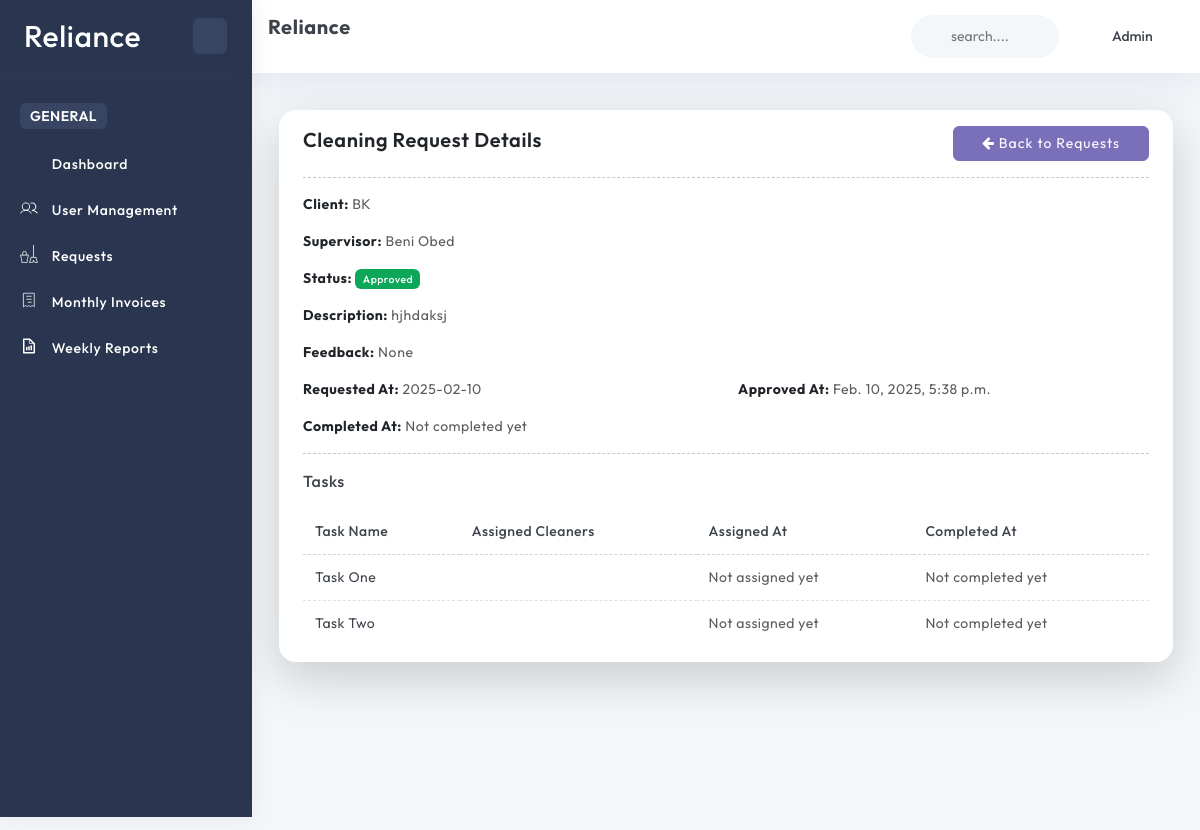
The page /cleanup-request/3/ (signed in) on the database as committed earlier.
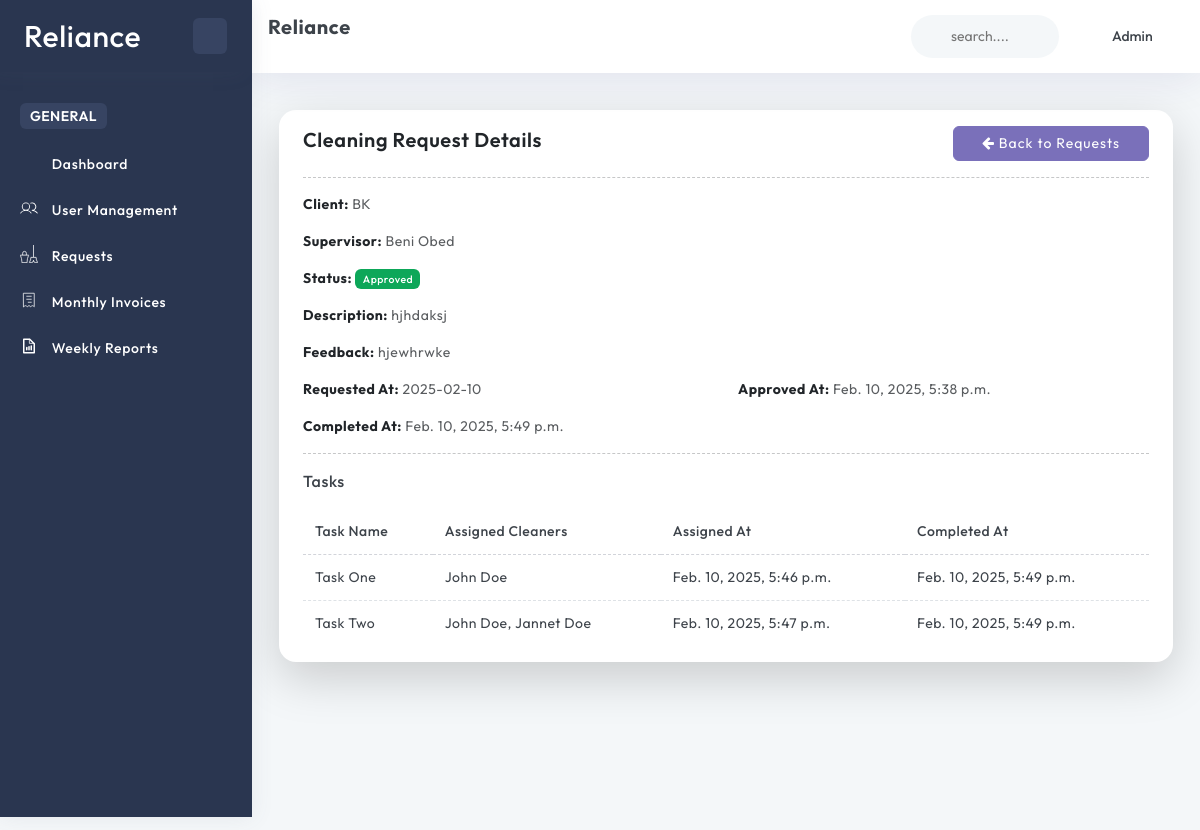
The same page on the database as committed later.
### account/models.py (models this page shows, shortened)
class User(AbstractBaseUser, PermissionsMixin):
    ROLE_CHOICES = (
        ('Admin', 'Admin'),
        ('Client', 'Client'),
        ('Supervisor', 'Supervisor'),
        ('Cleaner', 'Cleaner'),
    )
    GENDER_CHOICES = (
        ('Male', 'Male'),
        ('Female', 'Female'),
    )
    name = models.CharField(max_length=255)
    role = models.CharField(max_length=30, choices=ROLE_CHOICES)
    email = models.EmailField(unique=True, null=True, blank=True)
    phone_number = models.CharField(max_length=15, unique=True, null=True, blank=True)
    nid = models.CharField(max_length=15, unique=True, null=True, blank=True)
    dob = models.DateField(null=True, blank=True)
    profession = models.CharField(max_length=15, null=True, blank=True)
    image = ProcessedImageField(
        upload_to=user_image_path,
        processors=[ResizeToFill(720, 720)],
        format='JPEG',
        options={'quality': 90},
        null=True,
        blank=True,
    )
    gender = models.CharField(max_length=6, choices=GENDER_CHOICES, null=True, blank=True)
    slug = models.SlugField(unique=True, max_length=255, null=True, blank=True)
    address = models.TextField(null=True, blank=True)
    added_by = models.ForeignKey('self', on_delete=models.CASCADE, null=True, blank=True, related_name='added_users')
    is_active = models.BooleanField(default=True)
    is_staff = models.BooleanField(default=False)
    created_at = models.DateTimeField(default=timezone.now)
    updated_at = models.DateTimeField(auto_now=True)
    objects = CustomUserManager()
    USERNAME_FIELD = 'email'
    REQUIRED_FIELDS = ['name', 'role']

### home/models.py (models this page shows, shortened)
class CleanupRequest(models.Model):
    STATUS_CHOICES = [
        ('Pending', 'Pending'),
        ('Approved', 'Approved'),
        ('Rejected', 'Rejected'),
    ]
    client = models.ForeignKey(User, on_delete=models.CASCADE, related_name='cleanup_requests')
    supervisor = models.ForeignKey(User, on_delete=models.SET_NULL, null=True, blank=True, related_name='assigned_cleanup_requests')
    status = models.CharField(max_length=10, choices=STATUS_CHOICES, default='Pending')
    description = models.TextField()
    requested_at = models.CharField(max_length=40, null=True, blank=True)
    approved_at = models.DateTimeField(null=True, blank=True)
    completed_at = models.DateTimeField(null=True, blank=True)
    invoice = models.FileField(upload_to='invoices/', null=True, blank=True)
    feedback = models.TextField(null=True, blank=True)
    supervisor_report = models.FileField(upload_to='reports/', null=True, blank=True)
    added_by = models.ForeignKey(User, on_delete=models.CASCADE, related_name='requests_added', null=True, blank=True)
    modified_by = models.ForeignKey(User, on_delete=models.CASCADE, related_name='requests_modified', null=True, blank=True)
    delete_status = models.BooleanField(default=False)
    created_at = models.DateTimeField(default=timezone.now)
    updated_at = models.DateTimeField(auto_now=True)

class Task(models.Model):
    cleanup_request = models.ForeignKey(CleanupRequest, on_delete=models.CASCADE, related_name='tasks')
    name = models.CharField(max_length=255, null=True, blank=True)
    cleaners = models.ManyToManyField(User, related_name='tasks_assigned', blank=True)
    assigned_at = models.DateTimeField(null=True, blank=True)
    completed_at = models.DateTimeField(null=True, blank=True)
    added_by = models.ForeignKey(User, on_delete=models.CASCADE, related_name='tasks_added', null=True, blank=True)
    modified_by = models.ForeignKey(User, on_delete=models.CASCADE, related_name='tasks_modified', null=True, blank=True)
    delete_status = models.BooleanField(default=False)
    created_at = models.DateTimeField(default=timezone.now)
    updated_at = models.DateTimeField(auto_now=True)

### home/views.py (the view)
# urls.py: path('cleanup-request/<int:cleanup_request_id>/', viewCleanupRequest, name='viewCleanupRequest'),
@login_required
def viewCleanupRequest(request, cleanup_request_id):
    try:
        cleanupRequest = CleanupRequest.objects.select_related('client', 'supervisor').prefetch_related('tasks').get(id=cleanup_request_id, delete_status=False)
    except CleanupRequest.DoesNotExist:
        messages.error(request, "Cleanup request not found.")
        return redirect('cleanup:getCleanupRequests')
    if request.user.role == 'Client' and cleanupRequest.client != request.user:
        messages.error(request, "You are not authorized to view this cleanup request.")
        return redirect('base:dashboard')
    context = {
        'cleanupRequest': cleanupRequest,
        'tasks': cleanupRequest.tasks.all(),
        'logged_in_user': request.user
    }
    return render(request, 'cleanuprequest/show.html', context)

### templates/cleanuprequest/show.html (shortened to what this page needs)
{% extends 'layouts/app.html' %}
{% block content %}
<div class="container-fluid">
    <div class="row">
        <div class="col-sm-12">
            <div class="card shadow-lg mb-4">
                <div class="card-body">
                    <div class="d-flex justify-content-between align-items-center">
                        <h4 class="card-title">Cleaning Request Details</h4>
                        <a class="btn btn-primary" href="{% url 'base:getCleanupRequests' %}">
                            <i class="fa fa-arrow-left"></i> Back to Requests
                        </a>
                    </div>
                    <hr>
                    <div class="mb-3">
                        <strong>Client:</strong> <span class="text-muted">{{ cleanupRequest.client.name }}</span>
                    </div>
                    <div class="mb-3">
                        <strong>Supervisor:</strong>
                        {% if cleanupRequest.supervisor %}
                            <span class="text-muted">{{ cleanupRequest.supervisor.name }}</span>
                        {% else %}
                            <span class="text-muted text-danger">Not assigned yet</span>
                        {% endif %}
                    </div>
                    <div class="mb-3">
                        <strong>Status:</strong>
                        <span class="badge {% if cleanupRequest.status == 'Approved' %}bg-success{% elif cleanupRequest.status == 'Rejected' %}bg-danger{% else %}bg-warning{% endif %}">
                            {{ cleanupRequest.get_status_display }}
                        </span>
                    </div>
                    <div class="mb-3">
                        <strong>Description:</strong>
                        <p class="text-muted">{{ cleanupRequest.description }}</p>
                    </div>
                    <div class="mb-3">
                        <strong>Feedback:</strong>
                        <p class="text-muted">{{ cleanupRequest.feedback }}</p>
                    </div>
                    <div class="mb-3 row">
                        <div class="col-md-6">
                            <strong>Requested At:</strong>
                            <span class="text-muted">{{ cleanupRequest.requested_at }}</span>
                        </div>
                        <div class="col-md-6">
                            <strong>Approved At:</strong>
                            {% if cleanupRequest.approved_at %}
                                <span class="text-muted">{{ cleanupRequest.approved_at }}</span>
                            {% else %}
                                <span class="text-muted text-danger">Not approved yet</span>
                            {% endif %}
                        </div>
                    </div>
                    <div class="mb-3 row">
                        <div class="col-md-6">
                            <strong>Completed At:</strong>
                            {% if cleanupRequest.completed_at %}
                                <span class="text-muted">{{ cleanupRequest.completed_at }}</span>
                            {% else %}
                                <span class="text-muted text-danger">Not completed yet</span>
                            {% endif %}
                        </div>
                    </div>
                    <hr>
                    <h5 class="mb-3">Tasks</h5>
                    <table class="table table-hover">
                        <thead class="thead-dark">
                            <tr>
                                <th scope="col">Task Name</th>
                                <th scope="col">Assigned Cleaners</th>
                                <th scope="col">Assigned At</th>
                                <th scope="col">Completed At</th>
                            </tr>
                        </thead>
                        <tbody>
                            {% for task in tasks %}
                            <tr>
                                <td>{{ task.name }}</td>
                                <td>
                                    {% for cleaner in task.cleaners.all %}
                                        {{ cleaner.name }}{% if not forloop.last %}, {% endif %}
                                    {% endfor %}
                                </td>
                                <td>
                                    {% if task.assigned_at %}
                                        {{ task.assigned_at }}
                                    {% else %}
                                        <span class="text-muted">Not assigned yet</span>
                                    {% endif %}
                                </td>
                                <td>
                                    {% if task.completed_at %}
                                        {{ task.completed_at }}
                                    {% else %}
                                        <span class="text-muted">Not completed yet</span>
                                    {% endif %}
                                </td>
                            </tr>
                            {% endfor %}
                        </tbody>
                    </table>
                </div>
            </div>
        </div>
    </div>
</div>
{% endblock %}

### templates/layouts/app.html (shortened to what this page needs)
{% load static %}
<!DOCTYPE html>
<html lang="en">
<head>
    <link rel="stylesheet" type="text/css" href="{% static 'css/font-awesome.css' %}">
    <link rel="stylesheet" type="text/css" href="{% static 'css/vendors/icofont.css' %}">
    <link rel="stylesheet" type="text/css" href="{% static 'css/vendors/themify.css' %}">
    <link rel="stylesheet" type="text/css" href="{% static 'css/vendors/feather-icon.css' %}">
    <link rel="stylesheet" type="text/css" href="{% static 'css/vendors/animate.css' %}">
    <link rel="stylesheet" type="text/css" href="{% static 'css/vendors/scrollbar.css' %}">
    <link rel="stylesheet" type="text/css" href="{% static 'css/vendors/owlcarousel.css' %}">
    <link rel="stylesheet" type="text/css" href="{% static 'css/vendors/js-datatables/style.css' %}">
    <link rel="stylesheet" type="text/css" href="{% static 'css/vendors/bootstrap.css' %}">
    <link rel="stylesheet" type="text/css" href="{% static 'css/style.css' %}">
    <link rel="stylesheet" type="text/css" href="{% static 'css/responsive.css' %}">
</head>
<body>
    <div class="page-wrapper compact-wrapper" id="pageWrapper">
        {% include 'inc/header.html' %}
        <div class="page-body-wrapper">
            {% include 'inc/sidebar.html' %}
            <div class="page-body">
                {% block content %}{% endblock %}
            </div>
        </div>
    </div>
</body>
</html>

### templates/inc/header.html (shortened to what this page needs)
{% load static %}
<div class="page-header row">
    <div class="col-4 col-xl-4 page-title">
        <h4 class="f-w-700">Reliance</h4>
    </div>
    <div class="header-wrapper col m-0">
        <div class="row">
            <div class="nav-right col-xxl-8 col-xl-6 col-md-7 col-8 pull-right right-header p-0 ms-auto">
                <ul class="nav-menus">
                    <li>
                        <div class="form-group w-100">
                            <div class="Typeahead Typeahead--twitterUsers">
                                <div class="u-posRelative d-flex align-items-center">
                                    <svg class="search-bg svg-color">
                                        <use href="{% static 'svg/icon-sprite.svg#search' %}"></use>
                                    </svg>
                                    <input class="demo-input py-0 Typeahead-input form-control-plaintext w-100" type="text" placeholder="search...." name="q" title="">
                                </div>
                            </div>
                        </div>
                    </li>
                    <li class="profile-nav onhover-dropdown px-0 py-0">
                        <div class="d-flex profile-media align-items-center">
                            <div class="flex-grow-1">
                                <span>
                                    {{ request.user.name }}
                                </span>
                            </div>
                        </div>
                    </li>
                </ul>
            </div>
        </div>
    </div>
</div>

### templates/inc/sidebar.html (shortened to what this page needs)
{% load static %}
<div class="sidebar-wrapper" data-layout="stroke-svg">
    <div>
        <div class="logo-wrapper">
            <a href="{% url 'base:dashboard' %}">
                <h1 class="text-white">
                    Reliance
                </h1>
            </a>
            <div class="toggle-sidebar">
                <svg class="stroke-icon sidebar-toggle status_toggle middle">
                    <use href="{% static 'svg/icon-sprite.svg#toggle-icon' %}"></use>
                </svg>
            </div>
        </div>
        <nav class="sidebar-main">
            <div id="sidebar-menu">
                <ul class="sidebar-links" id="simple-bar">
                    <li class="sidebar-main-title">
                        <div>
                            <h6 class="lan-1">General</h6>
                        </div>
                    </li>
                    <li class="sidebar-list">
                        <a class="sidebar-link sidebar-title link-nav" href="{% url 'base:dashboard' %}">
                            <svg class="stroke-icon">
                                <use href="{% static 'svg/icon-sprite.svg#stroke-home' %}"></use>
                            </svg>
                            <span>Dashboard</span>
                        </a>
                    </li>
                    {% if request.user.is_superuser or request.user.role in 'Admin' or request.user.role in 'Supervisor' %}
                        <li class="sidebar-list">
                            <a class="sidebar-link sidebar-title link-nav" href="{% url 'base:getUsers' %}">
                                <span>User Management</span>
                            </a>
                        </li>
                    {% endif %}
                    <li class="sidebar-list">
                        {% if user.is_superuser or user.role == 'Admin' %}
                            <a class="sidebar-link sidebar-title link-nav" href="{% url 'base:getCleanupRequests' %}">
                                <span>Requests</span>
                            </a>
                        {% endif %}
                    </li>
                    {% if request.user.is_superuser or request.user.role in 'Admin' or request.user.role in 'Client' %}
                        <li class="sidebar-list">
                            <a class="sidebar-link sidebar-title link-nav" href="{% url 'base:getInvoices' %}">
                                <span>Monthly Invoices</span>
                            </a>
                        </li>
                    {% endif %}
                    {% if request.user.is_superuser or request.user.role in 'Admin' or request.user.role in 'Supervisor' %}
                        <li class="sidebar-list">
                            <a class="sidebar-link sidebar-title link-nav" href="{% url 'base:getReports' %}">
                                <span>Weekly Reports</span>
                            </a>
                        </li>
                    {% endif %}
                </ul>
            </div>
        </nav>
    </div>
</div>

Rows that differ between the two databases and show on the page:
changed CleanupRequest "hjhdaksj": feedback "None" → "hjewhrwke"; completed_at (not shown) → "Feb. 10, 2025, 5:49 p.m."
changed Task "Task One": gains User (name "John Doe"); assigned_at (not shown) → "Feb. 10, 2025, 5:46 p.m."; completed_at (not shown) → "Feb. 10, 2025, 5:49 p.m."; no longer shows "Not assigned yet"; no longer shows "Not completed yet"
changed Task "Task Two": gains User (name "John Doe"); gains User (name "Jannet Doe"); assigned_at (not shown) → "Feb. 10, 2025, 5:47 p.m."; completed_at (not shown) → "Feb. 10, 2025, 5:49 p.m."; no longer shows "Not assigned yet"; no longer shows "Not completed yet"
Other text that changed with them:
text no longer shown: "Not completed yet"
